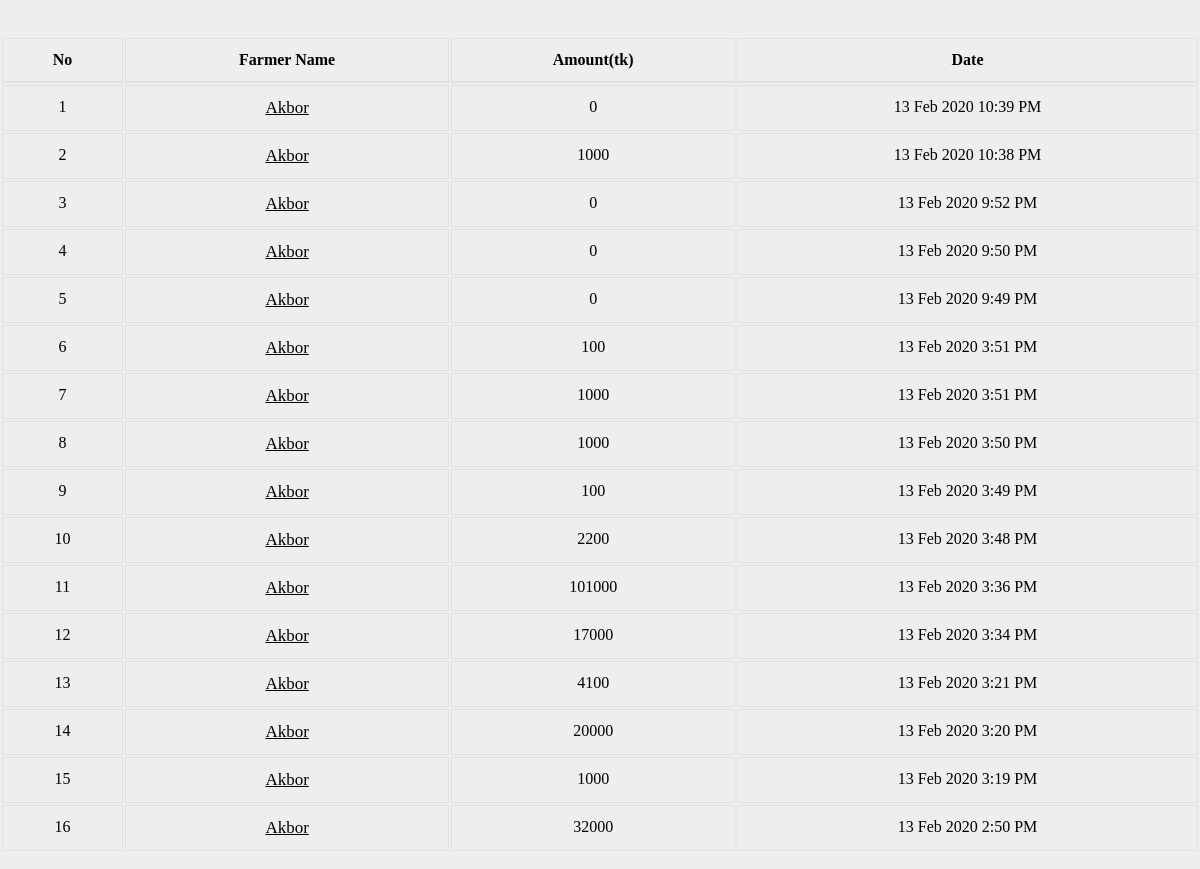
The app's page /farmerSellHistory.php (signed in) with its own data.
### tables this page shows
CREATE TABLE `warehousedetail` (
  `id` int(11) NOT NULL,
  `warehouse` varchar(100) NOT NULL,
  `farmer` varchar(100) NOT NULL,
  `debit` double NOT NULL,
  `credit` double NOT NULL,
  `date` varchar(50) NOT NULL
);

### lib/Database.php (called while the page is built, shortened)
<?php
Class Database{
		private $host   = "localhost";
	private $user   = "root";
	private $pass   = "";
	private $dbname = "e_agri";
	public $link;
	private function connectDB(){
	$this->link = new mysqli($this->host, $this->user, $this->pass, $this->dbname);
 }
	public function select($query){
		$result = $this->link->query($query) or die($this->link->error.__LINE__);
		if($result->num_rows > 0){
			return $result;
		} else {
			return false;
		}
	}
}

### farmerSellHistory.php (the view, shortened to what this page needs)
<?php
include './lib/Database.php';
$db = new Database();
?>
<div class="tile">
    <div class="tile-body">
        <div class="table-responsive">
            <table class="table table-hover table-bordered" id="sampleTable">
                <thead>
                    <tr>
                        <th>No</th>
                        <th>Farmer Name</th>
                        <th>Amount(tk)</th>
                        <th>Date</th>
                    </tr>
                </thead>
                <tbody>
                    <?php
                        $i=0;
                        $query = "SELECT * FROM warehousedetail WHERE farmer='$_COOKIE[username]' ORDER BY id DESC";
                        $result = $db->select($query);
                        if($result){
                            while($resultRow = $result->fetch_assoc()){
                                $i++;
                                ?>
                                <tr>
                                    <th><?php echo $i; ?></th>
                                    <th>
                                        <a class="cropSellDetail" href="cropSellDetail.php?id=<?=$resultRow['id']?>" style="font-size: 17px;">
                                            <u><?php echo $resultRow['farmer']; ?></u>
                                        </a>
                                    </th>
                                    <th><?php echo $resultRow['debit']; ?></th>
                                    <th><?php echo $resultRow['date']; ?></th>
                                </tr>
                                <?php
                            }
                        }
                    ?>
                </tbody>
            </table>
        </div>
    </div>
</div>

### farmerSellHistory.php (style rules this page uses)
tbody tr th { font-weight: normal; }
a { text-decoration: none; color: black; }
.table { width: 100%; max-width: 100%; margin-bottom: 1rem; background-color: transparent; }
.table th, .table td { padding: 0.75rem; vertical-align: top; border-top: 1px solid #dee2e6; }
.table thead th { vertical-align: bottom; border-bottom: 2px solid #dee2e6; }
.table-bordered { border: 1px solid #dee2e6; }
.table-bordered th, .table-bordered td { border: 1px solid #dee2e6; }
.table-bordered thead th, .table-bordered thead td { border-bottom-width: 2px; }
.table-responsive { display: block; width: 100%; overflow-x: auto; -webkit-overflow-scrolling: touch; -ms-overflow-style: -ms-autohiding-scrollbar; }
.table-responsive > .table-bordered { border: 0; }

### records on screen
warehousedetail: farmer "Akbor", debit "0", date "13 Feb 2020 10:39 PM"
warehousedetail: farmer "Akbor", debit "1000", date "13 Feb 2020 10:38 PM"
warehousedetail: farmer "Akbor", debit "0", date "13 Feb 2020 9:52 PM"
warehousedetail: farmer "Akbor", debit "0", date "13 Feb 2020 9:50 PM"
warehousedetail: farmer "Akbor", debit "0", date "13 Feb 2020 9:49 PM"
warehousedetail: farmer "Akbor", debit "100", date "13 Feb 2020 3:51 PM"
warehousedetail: farmer "Akbor", debit "1000", date "13 Feb 2020 3:51 PM"
warehousedetail: farmer "Akbor", debit "1000", date "13 Feb 2020 3:50 PM"
warehousedetail: farmer "Akbor", debit "100", date "13 Feb 2020 3:49 PM"
warehousedetail: farmer "Akbor", debit "2200", date "13 Feb 2020 3:48 PM"
warehousedetail: farmer "Akbor", debit "101000", date "13 Feb 2020 3:36 PM"
warehousedetail: farmer "Akbor", debit "17000", date "13 Feb 2020 3:34 PM"
warehousedetail: farmer "Akbor", debit "4100", date "13 Feb 2020 3:21 PM"
warehousedetail: farmer "Akbor", debit "20000", date "13 Feb 2020 3:20 PM"
warehousedetail: farmer "Akbor", debit "1000", date "13 Feb 2020 3:19 PM"
warehousedetail: farmer "Akbor", debit "32000", date "13 Feb 2020 2:50 PM"
